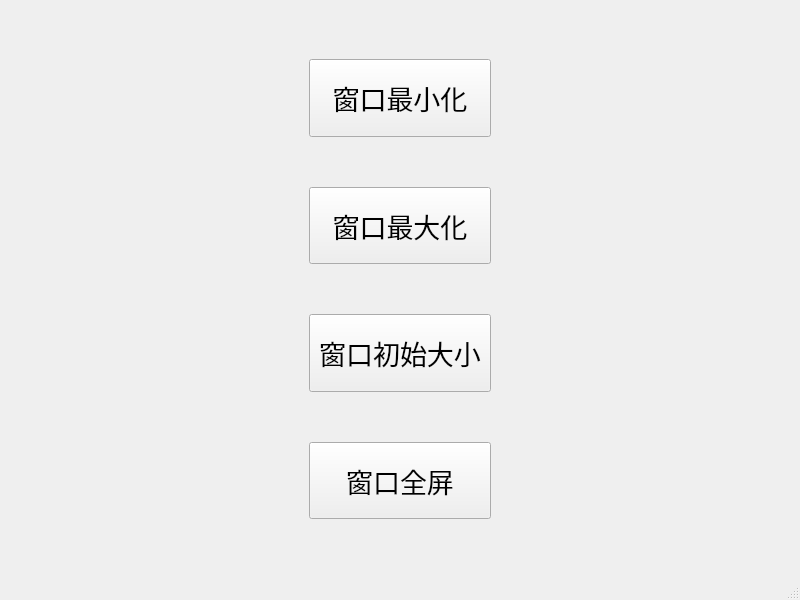
<?xml version="1.0" encoding="UTF-8"?>
<ui version="4.0">
 <class>MainWindow</class>
 <widget class="QMainWindow" name="MainWindow">
  <property name="geometry">
   <rect>
    <x>0</x>
    <y>0</y>
    <width>800</width>
    <height>600</height>
   </rect>
  </property>
  <property name="windowTitle">
   <string>窗口大小设置示例</string>
  </property>
  <widget class="QWidget" name="centralwidget">
   <layout class="QGridLayout" name="gridLayout">
    <item row="0" column="0">
     <layout class="QVBoxLayout" name="verticalLayout">
      <property name="spacing">
       <number>50</number>
      </property>
      <property name="sizeConstraint">
       <enum>QLayout::SetDefaultConstraint</enum>
      </property>
      <property name="leftMargin">
       <number>300</number>
      </property>
      <property name="topMargin">
       <number>50</number>
      </property>
      <property name="rightMargin">
       <number>300</number>
      </property>
      <property name="bottomMargin">
       <number>50</number>
      </property>
      <item>
       <widget class="QPushButton" name="pushButton_min">
        <property name="sizePolicy">
         <sizepolicy hsizetype="Expanding" vsizetype="Expanding">
          <horstretch>0</horstretch>
          <verstretch>0</verstretch>
         </sizepolicy>
        </property>
        <property name="font">
         <font>
          <pointsize>20</pointsize>
         </font>
        </property>
        <property name="text">
         <string>窗口最小化</string>
        </property>
       </widget>
      </item>
      <item>
       <widget class="QPushButton" name="pushButton_max">
        <property name="sizePolicy">
         <sizepolicy hsizetype="Expanding" vsizetype="Expanding">
          <horstretch>0</horstretch>
          <verstretch>0</verstretch>
         </sizepolicy>
        </property>
        <property name="font">
         <font>
          <pointsize>20</pointsize>
         </font>
        </property>
        <property name="text">
         <string>窗口最大化</string>
        </property>
       </widget>
      </item>
      <item>
       <widget class="QPushButton" name="pushButton_normal">
        <property name="sizePolicy">
         <sizepolicy hsizetype="Expanding" vsizetype="Expanding">
          <horstretch>0</horstretch>
          <verstretch>0</verstretch>
         </sizepolicy>
        </property>
        <property name="font">
         <font>
          <pointsize>20</pointsize>
         </font>
        </property>
        <property name="text">
         <string>窗口初始大小</string>
        </property>
       </widget>
      </item>
      <item>
       <widget class="QPushButton" name="pushButton_fullscreen">
        <property name="sizePolicy">
         <sizepolicy hsizetype="Expanding" vsizetype="Expanding">
          <horstretch>0</horstretch>
          <verstretch>0</verstretch>
         </sizepolicy>
        </property>
        <property name="font">
         <font>
          <pointsize>20</pointsize>
         </font>
        </property>
        <property name="text">
         <string>窗口全屏</string>
        </property>
       </widget>
      </item>
     </layout>
    </item>
   </layout>
  </widget>
  <widget class="QMenuBar" name="menubar">
   <property name="geometry">
    <rect>
     <x>0</x>
     <y>0</y>
     <width>800</width>
     <height>26</height>
    </rect>
   </property>
  </widget>
  <widget class="QStatusBar" name="statusbar"/>
 </widget>
 <resources/>
 <connections/>
</ui>
